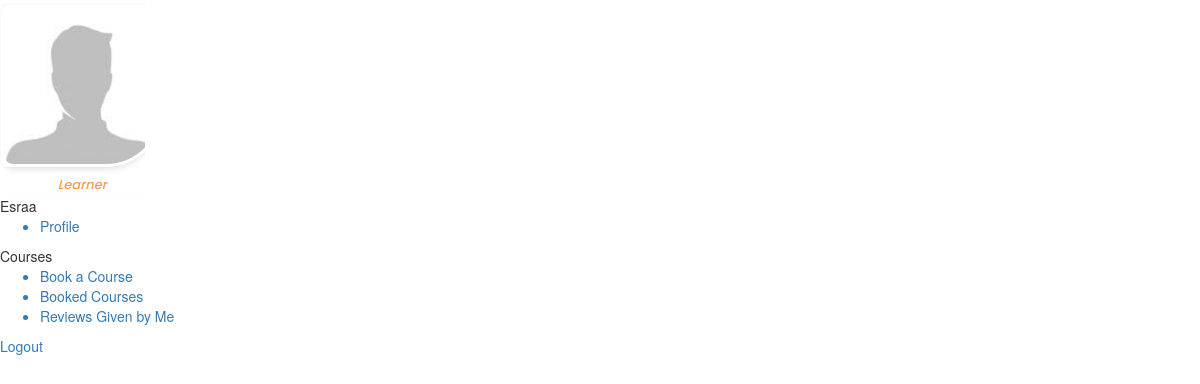
/dash/student/reviews (signed in), run on an earlier commit of the app's database.
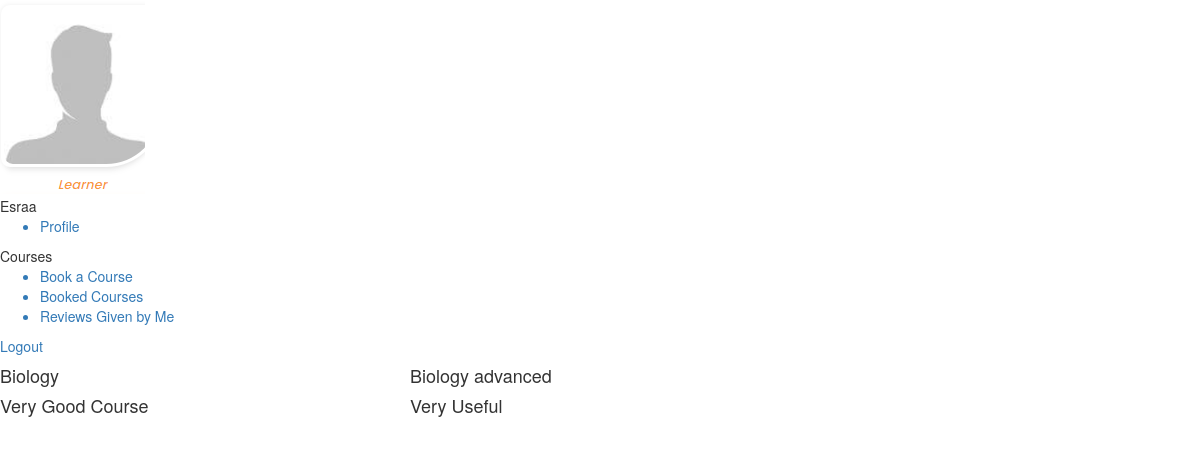
And on a later commit of the database.
### ehub/models.py (models this page shows)
class Student(db.Model):
    id = db.Column(db.Integer, primary_key = True)
    name = db.Column(db.String(length=25), nullable = False, unique = True)
    email=db.Column(db.String(length=120), nullable = False, unique = True)
    password = db.Column(db.String(length=60), nullable = False)
    courses = db.relationship('Course', secondary=stud_course, backref='students_enrolled', lazy=True)
    reviews = db.relationship('Review', backref='student', lazy=True)

class Course(db.Model):
    id = db.Column(db.Integer, primary_key = True)
    name = db.Column(db.String(length=25), nullable = False, unique = True)
    description= db.Column(db.String(length=500), nullable = False)
    image_file = db.Column(db.String(length=20), nullable=False, default='default.jpg')
    course_type = db.Column(db.String(length=15),nullable = False)
    price = db.Column(db.Integer)
    instructor_id = db.Column(db.Integer, db.ForeignKey('instructor.id'), nullable=False)
    category_id = db.Column(db.Integer, db.ForeignKey('category.id'), nullable=False)
    reviews = db.relationship('Review', backref='course', lazy=True)

class Review(db.Model):
    id = db.Column(db.Integer, primary_key = True)
    text = db.Column(db.Text, unique = True)
    student_id = db.Column(db.Integer, db.ForeignKey('student.id'), nullable=False)
    course_id = db.Column(db.Integer, db.ForeignKey('course.id'), nullable=False)

### ehub/routes.py (the view)
@app.route("/dash/student/reviews", strict_slashes=False)
@login_required
@student_Permission.require(http_exception=403)
def student_review():
    rev_course=[]
    user_id = current_user.id
    student = get_std_data(user_id)
    R = Review.query.filter_by(student_id =student.id)
    for rev in R:
        temp_list =[]
        C = Course.query.filter_by(id = rev.course_id).first()
        temp_list.append(C.name)
        temp_list.append(rev.text)
        rev_course.append(temp_list)
    return render_template("std_review.html", name= student.name, review=rev_course, title="Reviews")

### ehub/models.py (called while the page is built)
@login_manager.user_loader
def load_user(user_id):
    return User.query.get(int(user_id))

### ehub/routes.py (called while the page is built)
def get_std_data(user_id):
    user = User.query.filter_by(id =user_id).first()
    student = Student.query.filter_by(id =user.user_id).first()
    return student

### ehub/templates/std_review.html (shortened to what this page needs)
<html lang="en">
<head>
<link rel="stylesheet" href="https://cdnjs.cloudflare.com/ajax/libs/jqueryui/1.12.1/themes/base/jquery-ui.min.css" />
<link rel="stylesheet" href="https://cdnjs.cloudflare.com/ajax/libs/twitter-bootstrap/3.3.7/css/bootstrap.min.css" />
<link rel="stylesheet" href="https://cdnjs.cloudflare.com/ajax/libs/font-awesome/4.7.0/css/font-awesome.min.css" />
<link rel="stylesheet" href="https://cdnjs.cloudflare.com/ajax/libs/simple-line-icons/2.4.1/css/simple-line-icons.min.css" />
<link rel="stylesheet" href="https://cdnjs.cloudflare.com/ajax/libs/OwlCarousel2/2.3.4/assets/owl.carousel.min.css" />
<link rel="stylesheet" href="https://cdnjs.cloudflare.com/ajax/libs/OwlCarousel2/2.3.4/assets/owl.theme.default.min.css" />
<link rel="stylesheet" href="https://cdnjs.cloudflare.com/ajax/libs/select2/4.0.5/css/select2.min.css" />
<link rel="stylesheet" href="https://cdnjs.cloudflare.com/ajax/libs/bootstrap-daterangepicker/3.0.5/daterangepicker.min.css" />
<link rel="stylesheet" href="https://cdnjs.cloudflare.com/ajax/libs/lightbox2/2.11.3/css/lightbox.min.css" />
<link rel="stylesheet" href="https://cdnjs.cloudflare.com/ajax/libs/animate.css/3.1.1/animate.min.css" />
<link rel="stylesheet" href="https://cdnjs.cloudflare.com/ajax/libs/bootstrap-sweetalert/1.0.1/sweetalert.min.css" />
<link rel="stylesheet" href="https://www.academiescity.com/css/front_scss.css">
<link rel="stylesheet" href="https://www.academiescity.com/css/front.css">
</head>
<div class="content-section">
    <div class="media">
      <img class="rounded-circle account-img" src="{{ url_for('static', filename='student.png') }}">
      <div class="media-body">
        <div class="logged-user-head">
            {{name}}
        </div>
        </div>
    </div>
    <div>
        <ul>
            <a href="/dash/student"><li> Profile </li></a>
        </ul>
      Courses
      <ul>
          <a href="/dash/student/Book"> <li> Book a Course </li></a>
          <a href="{{url_for('Booked_course')}}"> <li> Booked Courses</li></a>
          <a href="/dash/student/reviews"><li> Reviews Given by Me</li> </a>
      </ul>
      <a href="/logout">Logout</a>
    </div>
    <div class="row shows">
        {%for c_r in review %}
          <div class="col-sm-4">
              <div class="tile tile-show">
                <h4> {{ c_r[0] }}</h4>
                  <h4> {{ c_r[1] }}</h4>
               </div>
            </div>
       {% endfor %}
</div>
</div>

What changed in the data, as far as the page shows it:
now on this page (row unchanged): Course: name "Biology"
added Review: text "Very Good Course"
now on this page (row unchanged): Course: name "Biology advanced"
added Review: text "Very Useful"
